Frame 1 (no input): blank canvas, image omitted
Frame 60 (the mouse pressed at the canvas centre just before this capture): blank canvas, image omitted
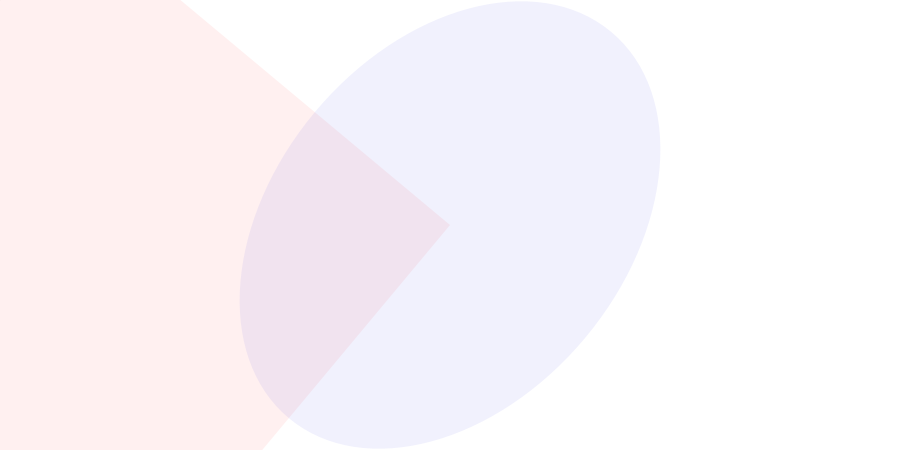
Frame 120 (the mouse held since frame 60 and released just before this capture)

The Processing sketch whose frames 1 and 60 were blank and that drew this single picture after the mouse press (run headless with seeded random() and noise(); from frame 60 on, the mouse is pressed at the canvas centre):

// Processing sketch: processing_36495
// ── processing_36495.pde

void setup(){
  size(900, 450);
  background(255,255,255,15);
  smooth();
}

void draw(){
    
//variable for rotation
  float angle = 16* radians(dist(pmouseX, pmouseY, mouseX, mouseY));
// Set origin to mouse position
  translate(mouseX, mouseY);
  scale(dist(pmouseX, pmouseY, mouseX, mouseY)/20);
  
//  objects
  fill(255, 0, 0, 15);
  rotate(angle);
  rect(0 ,0 ,40 ,60);
  noStroke();
  fill(0,0,225,14);
  ellipse(0,0, 20, 14);
}

// reset background
void mouseClicked(){
  background(255,255,255,55);
}

                
                
